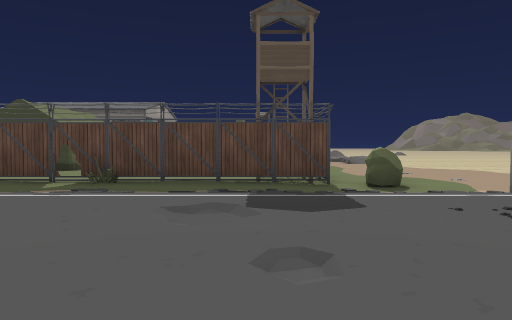
View 1 (above)

24 first-person views from a walk through a Unity game level. The camera is 1.3 m above the floor, tilts 2° down and sees 70° across. The floor is counted in squares, 2 m on a side. Each view is taken from the middle of a square. On the plan, view 1 faces up. The plan holds only what a view shows up to about 11 squares ahead; the rest is blank. The place goes on beyond the plan. The player is left out. Some surface patterns are stand-ins.

View 2
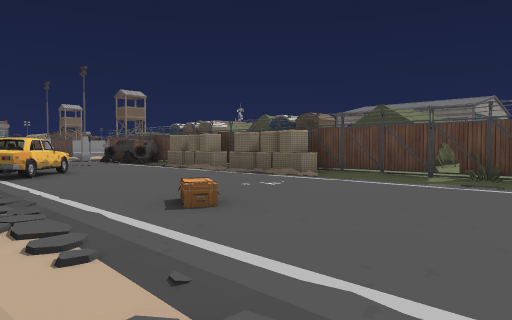

View 3
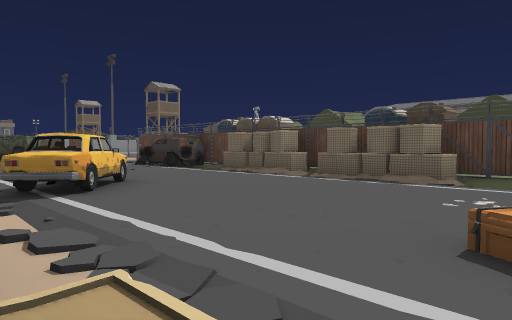

View 4
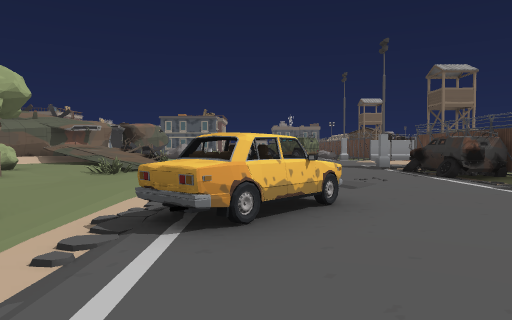

View 5
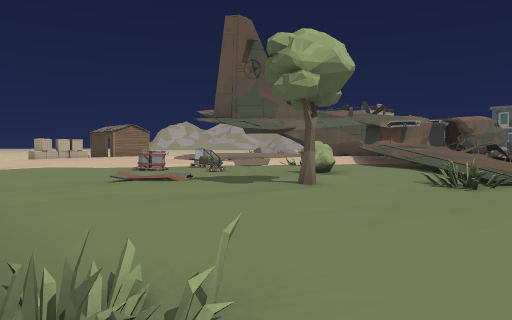

View 6
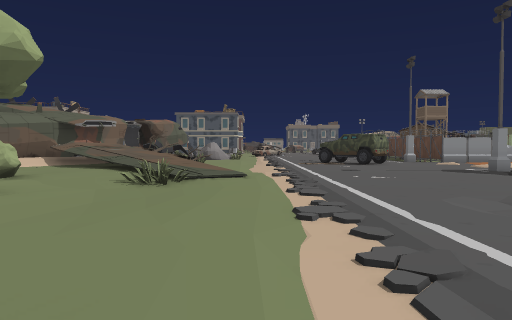

View 7
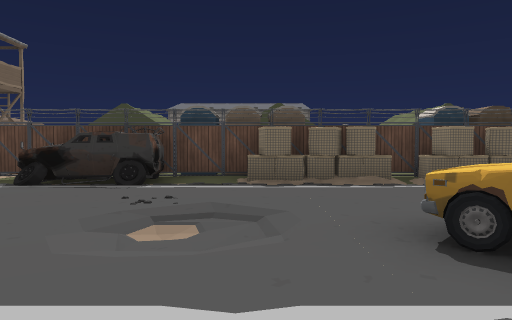

View 8
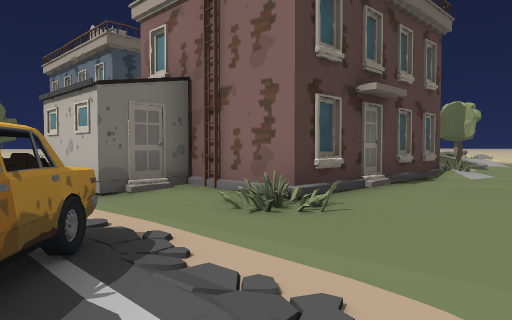

View 9
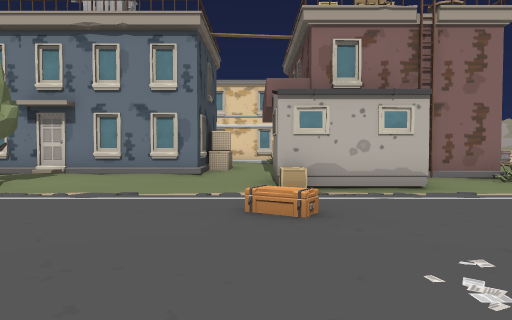

View 10
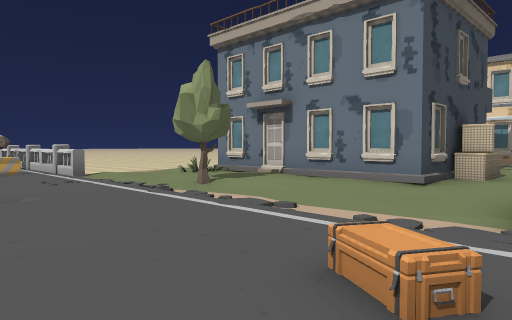

View 11
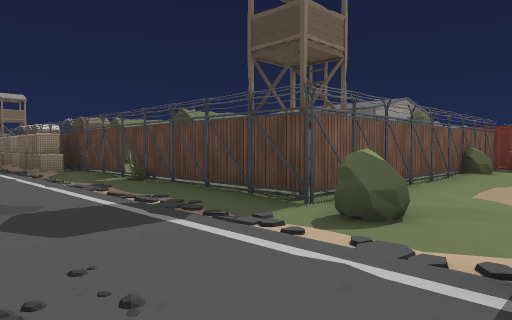

View 12
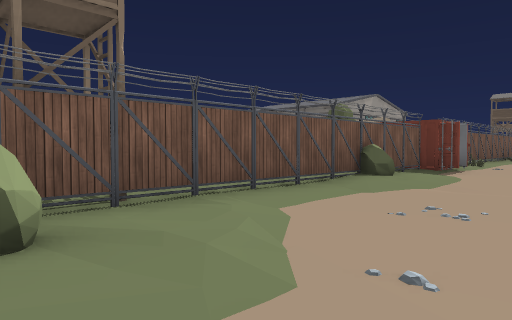

View 13
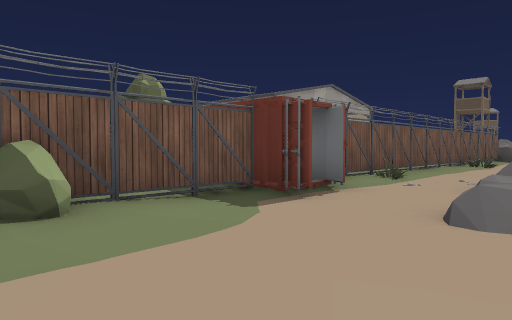

View 14
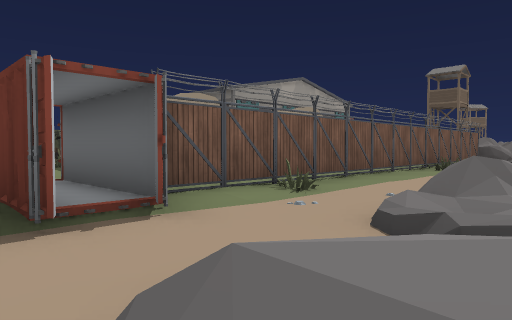

View 15
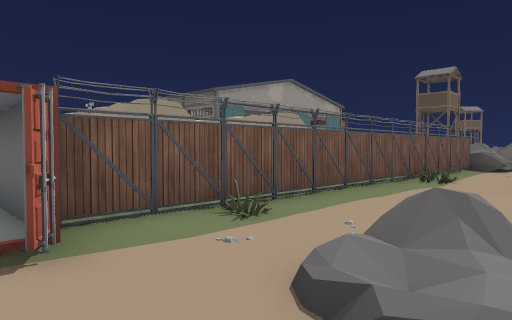

View 16
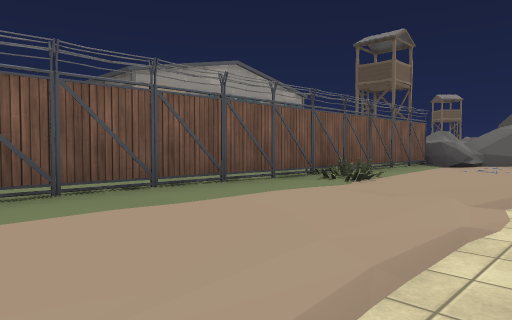

View 17
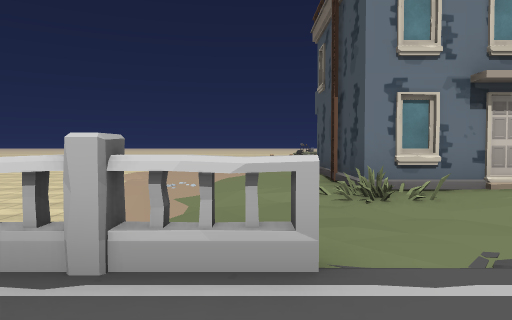

View 18
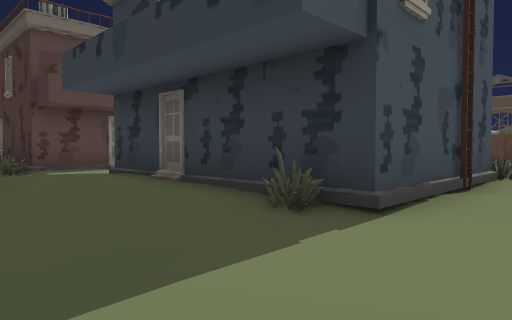

View 19
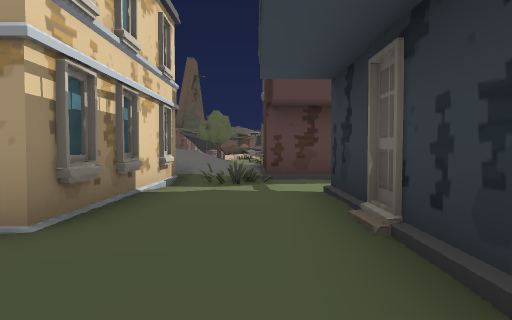

View 20
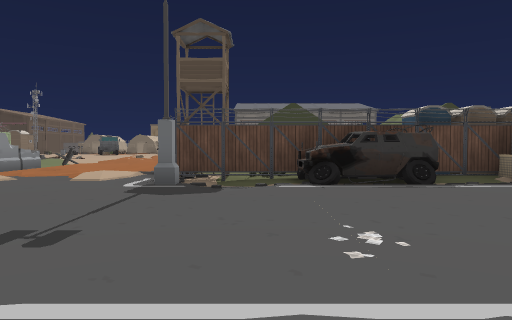

View 21
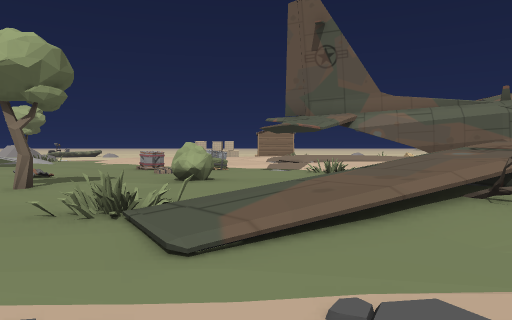

View 22
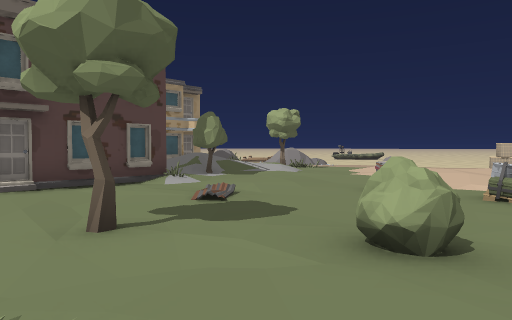

View 23
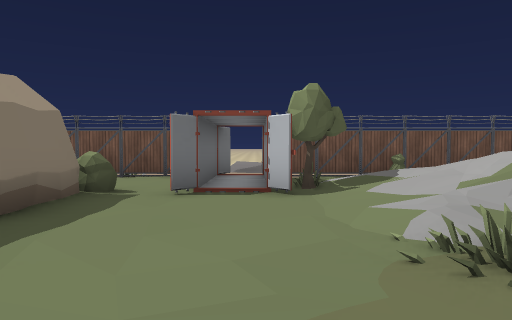

View 24
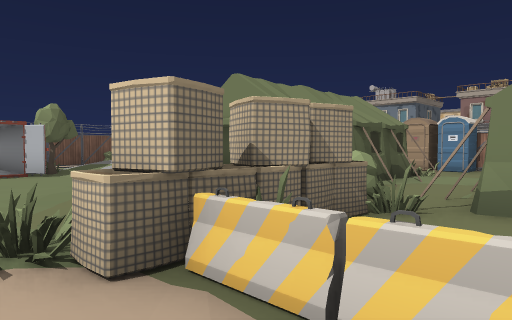

### Floor plan
Key: @ floor where view 1 was taken; # wall or solid block; . main floor; : floor 0.25 m higher than the main floor; - floor 0.25 m lower than the main floor; / step, stairs or slope; ^ raised ledge; T tent; W tower; F fence; B bush; C car; R tree; U building; H house; A barrier; I barricade; N container; K rock; O other object.
Columns run from 20 left of view 1 to 5 right of it. Each row starts with its distance up from view 1.
 29                     WF..
 28                      F...
 27                      F...
 26                      F..-
 25                      F../
 24                      F../
 23                      F../-
 22                      F../-
 21                      F../-
 20                      F...-
 19                  ##B.FO.KK
 18          . ..  O.....F../
 17          III..:....NNNN./
 16            O :.:...NNNN.//
 15           .O  :.///ROF.../
 14           T.BTT /////F....
 13           T.BT   /// FB...
 12           T.TT       F....
 11            .TT T/    F....
 10         TTT/TTTT/    F....
  9            ..  .:    F....
  8   W..   O  .OO......WF./..
  7 /#FFFFFFFFFFFFFFFOFFFF....
  6 //./CCC.OOO.OOO..F....B...
  5 .#./CC..................^
  4 .........................
  3 ......./.................
  2  ......//.C..............
  1  ........CCC..../........I
  0  ...//.../CC////.///@/..^#
 -1  -...........UUO....R.....
 -2  ////........U U.../:::...
 -3 R///O......HHH  ./HHHHH:..
 -4 ////..R....#    ./    H...
 -5 //:::::....H   H:A    H...
 -6 /...B:.....H   H:/H   H...
 -7 ......../..H  H#:/HH#HO...
 -8 ...........OH//O:/::::....
 -9 /O.........R////./::::...
-10 ///.O.O....////HHHHH:....

Where each view was taken, in squares from view 1:
view 1: 0 up, 0 right, facing up
view 2: 1 down, 1 left, facing up-left
view 3: 1 down, 4 left, facing up-left
view 4: 1 up, 6 left, facing left
view 5: 1 down, 9 left, facing down-left
view 6: 1 down, 9 left, facing left
view 7: 1 down, 12 left, facing up
view 8: 1 up, 12 left, facing down-right
view 9: 5 up, 4 left, facing down
view 10: 3 up, 5 left, facing down-right
view 11: 3 up, 4 right, facing up-left
view 12: 6 up, 5 right, facing up-left
view 13: 12 up, 5 right, facing up-left
view 14: 15 up, 5 right, facing up-left
view 15: 16 up, 5 right, facing up-left
view 16: 20 up, 5 right, facing up-left
view 17: 2 up, 4 right, facing down
view 18: 10 down, 4 right, facing up-left
view 19: 8 down, 2 right, facing left
view 20: 1 down, 17 left, facing up
view 21: 1 up, 17 left, facing down
view 22: 3 down, 17 left, facing down-right
view 23: 16 up, 7 left, facing right
view 24: 18 up, 11 left, facing down-right
